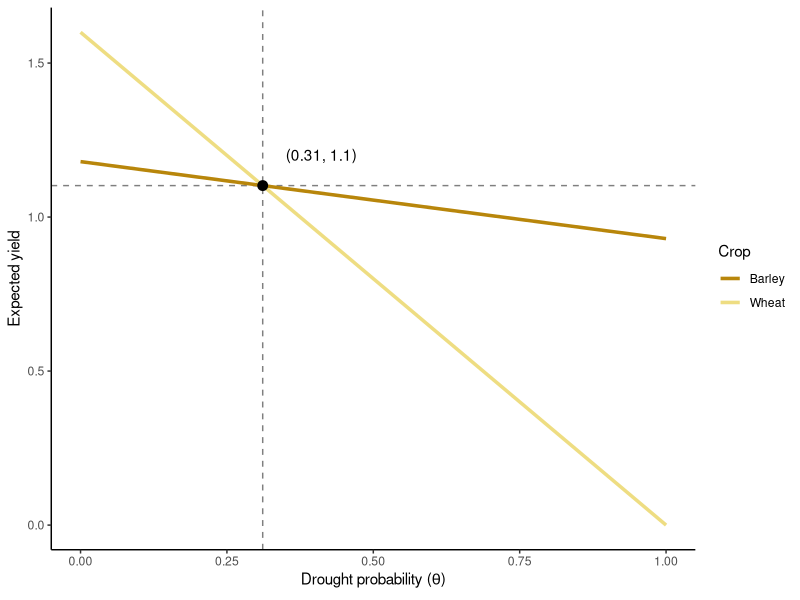

Here is the R script that generated this plot: (Note: this script raises an error after producing the figure.)
## ---- chunk 1
knitr::opts_chunk$set(echo = FALSE, cache = TRUE)
library(raster)
library(ncdf4)
library(tidyverse)
set.seed(1000)
## ---- chunk 2
wheat_dry <- 0
wheat_normal <- 1.6

barley_dry <- 0.93
barley_normal <- 1.18
## ---- chunk 3
expected_yield_wheat <- function(risk) {
  risk * wheat_dry + (1 - risk) * wheat_normal
}

expected_yield_barley <- function(risk) {
  risk * barley_dry + (1 - risk) * barley_normal
}

expected_yield <- function(risk) {
  expected_yield_wheat(risk) + expected_yield_barley(risk)
}

indiff <- tibble(risk = (barley_normal - wheat_normal) / (wheat_dry - wheat_normal - barley_dry + barley_normal),
                 yield = risk * wheat_dry + (1 - risk) * wheat_normal)
indiff_label <- paste0('(', round(indiff$risk, 2), ', ', round(indiff$yield, 2), ')')

tibble(risk = seq(0, 1, .1),
      Barley = expected_yield_barley(risk),
      Wheat = expected_yield_wheat(risk)) %>%
  gather(type, yield, Barley:Wheat) %>%
  ggplot(aes(risk, yield)) +
  geom_hline(yintercept = indiff$yield, linetype = 2, alpha = .5)+
  geom_vline(xintercept = indiff$risk, linetype = 2, alpha = .5) +
  geom_line(aes(color = type), size = 1.2) +
  geom_point(data = indiff, color = 'black', size = 3) +
  geom_text(data = indiff, label = indiff_label, nudge_x = 0.1, nudge_y = 0.1) +
  theme_classic() +
  scale_color_manual(name = 'Crop', values = c('darkgoldenrod', 'lightgoldenrod')) +
  labs(x = expression('Drought probability (' * theta * ')'), y = 'Expected yield')
## ---- chunk 4
konya <- matrix(c(32.5, 37.9), nrow = 1)
#konya <- matrix(c(33.5138, 36.2765), nrow = 1)
## ---- chunk 5
precc <- map(list.files('../Data/PRECC', full.names = TRUE)[-12],
             ~brick(.) %>%
               raster::extract(konya, df = TRUE) %>%
  select(-ID) %>%
  gather(time, precc)) %>%
  bind_rows()
precl <- map(list.files('../Data/PRECL', full.names = TRUE)[-12],
             ~brick(.) %>%
               raster::extract(konya, df = TRUE) %>%
  select(-ID) %>%
  gather(time, precl) ) %>%
  bind_rows()

sim_past <- left_join(precc, precl, by = 'time') %>%
  mutate(rainfall = (precc + precl) * 2.628e+9,
         year = rep(-10200:-5001, each = 12), # add hardcode dates instead of using ncdf time because of date shift with averaging period
         month = rep(1:12, times = 5200)) %>%
  select(-time, -precl, -precc) %>%
  mutate(water_year = if_else(month %in% 10:12, year + 1L, year)) %>% 
  filter(!(month %in% c(6:9))) %>%
  group_by(water_year) %>%
  add_tally() %>%
  filter(n == 8) %>%
  summarise(precip = sum(rainfall)) %>%
  mutate(drought = precip < 300)
## ---- chunk 6
sim_past %>%
  filter(between(water_year, -9500, -5500)) %>%
  mutate(time_step = ceiling(water_year / 50),
         year = time_step * 50) %>%
  group_by(year) %>%
  summarise(risk = sum(drought) / 50) %>%
  ggplot(aes(year, risk, fill = risk, color = risk)) +
  geom_hline(yintercept = indiff$risk, color = 'black', linetype = 2, size = 1) +
  geom_col()  +
  scale_fill_distiller(palette = 'YlOrRd', direction = 1) +
  scale_color_distiller(palette = 'YlOrRd', direction = 1)+
  theme_minimal() +
  labs(x = 'Years BP', y = 'Drought risk')  + theme(legend.position = "none")
## ---- chunk 7
prior <- function(m, n) {
  domain <- seq(0,1,0.005)
  val <- dbeta(domain, n * m, n * (1 - m))
  tibble('x' = domain, 'y' = val)
}

tibble(Age = seq(5, 50, 5),
       risk = 0.5) %>%
  mutate(belief = map2(risk, Age, ~prior(.x, .y))) %>%
  unnest(cols = c(belief)) %>%
  ggplot(aes(x, y)) +
  geom_line(aes(group = Age, color = Age), size = 1.2, alpha = .8) +
  scale_color_viridis_c(guide = 'legend') +
  labs(x = expression('Drought probability (' * theta * ')'), y = 'Density') +
  theme_classic()

tibble(alpha = c(15 * 0.2, 50 * 0.2, 15 * 0.2 + 25 * 0.4, 50 * 0.2 + 25 * 0.4),
       beta = c(15 * 0.8, 50 * 0.8, 15 * 0.8 + 25 * 0.6, 50 * 0.8 + 25 * 0.6),
       time = c('before', 'before', 'after', 'after'),
       age = c('young', 'old', 'young', 'old')) %>%
  mutate(belief = map2(alpha, beta, ~prior2(.x, .y))) %>%
  unnest(cols = c(belief)) %>%
  ggplot(aes(x, y)) +
  geom_line(aes(group = time, color = time), size = 1.2, alpha = .8) +
  scale_color_viridis_d(guide = 'legend') +
  facet_wrap(~age) +
  labs(x = expression('Drought probability (' * theta * ')'), y = 'Density') +
  theme_classic()
## ---- chunk 8
agents <- tibble(id = 1:150, 
                 alpha = 1.5,
                 beta = 1.5,
                 risk = alpha / (alpha + beta),
                 age = sample.int(80, size = 150, replace = TRUE),
                 crop = 'barley')
## ---- chunk 9
learn1 <- function(agents, drought) {
  if (drought == 'TRUE') wheat_yield <- wheat_dry; barley_yield <- barley_dry
  if (drought == 'FALSE') wheat_yield <- wheat_normal; barley_yield <- barley_normal

  agents %>%
    # farmer's turn to decide what to plant
      mutate(yield_exp = expected_yield(risk),
         barley_exp = expected_yield_barley(risk),
         wheat_exp = expected_yield_wheat(risk),
         expected_yield = barley_exp + wheat_exp,
         crop = case_when(barley_exp > wheat_exp ~ 'barley',
                              barley_exp < wheat_exp ~ 'wheat',
                              barley_exp == wheat_exp ~ 'either'),
         prediction = map2(alpha, beta, ~rbeta(100, .x, .y)), # sample 100 as if agent is thinking in percentages
         wheat_prop = map_dbl(prediction, ~sum(. < indiff$risk)) / 100) %>%
      select(-prediction) %>%
  # nature's turn to decide realized yields
    mutate(payoff = wheat_yield * wheat_prop + barley_yield * (1 - wheat_prop),
           alpha = drought + alpha,
           beta = beta + 1 - drought,
          # mu = alpha / (alpha + beta),
           risk = map2_dbl(alpha, beta, ~rbeta(1, .x, .y)))
}

learn2 <- function(agents, drought) {
  if (drought == 'TRUE') wheat_yield <- wheat_dry; barley_yield <- barley_dry
  if (drought == 'FALSE') wheat_yield <- wheat_normal; barley_yield <- barley_normal

  agents %>%
    # farmer's turn to decide what to plant
      mutate(yield_exp = expected_yield(risk),
         barley_exp = expected_yield_barley(risk),
         wheat_exp = expected_yield_wheat(risk),
         expected_yield = barley_exp + wheat_exp,
         crop = case_when(barley_exp > wheat_exp ~ 'barley',
                              barley_exp < wheat_exp ~ 'wheat',
                              barley_exp == wheat_exp ~ 'either'),
         prediction = map2(alpha, beta, ~rbeta(100, .x, .y)), # sample 100 as if agent is thinking in percentages
         wheat_prop = map_dbl(prediction, ~sum(. < indiff$risk)) / 100) %>%
      select(-prediction) %>%
  # nature's turn to decide realized yields
    mutate(payoff = wheat_yield * wheat_prop + barley_yield * (1 - wheat_prop),
           alpha = if_else(payoff < .5, 1, drought + alpha),
           beta = if_else(payoff < .5, 1, beta + 1 - drought),
          # mu = alpha / (alpha + beta),
           risk = map2_dbl(alpha, beta, ~rbeta(1, .x, .y)))
}

# or keep risk parameter constant and reduce the effective sample size, in other words keep the ratio of alpha to beta but decrease the absoulte value
## ---- chunk 10
prior2 <- function(a, b) {
  domain <- seq(0,1,0.005)
  val <- dbeta(domain, a, b)
  tibble('x' = domain, 'y' = val)
}

droughts <-   c(runif(40) < 0.2, runif(20) < 0.4, runif(40) < 0.2)
## ---- chunk 11
simulation1 <- accumulate(droughts, ~learn1(.x, .y), .init = agents) %>% 
  bind_rows(.id = 'time') %>%
  mutate(time = as.numeric(time)) %>%
  filter(time != 1)
## ---- chunk 12
test1 <- tibble(time = 1:100,
       exp1 = rep(0.2, 100),
       exp2 = rep(0.4, 100),
       exp3 = c(rep(0.2, )))

ggplot(simulation1, aes(time, risk)) +
  #geom_line(data = test1) +
  geom_point(alpha = .1) +
  geom_hline(yintercept = indiff$risk, color = 'red', linetype = 2) +
  geom_smooth(color = 'darkorange') +
  theme_classic()
## ---- chunk 13
ggplot(simulation2, aes(time, risk)) +
  geom_line(data = test1) +
  geom_point(alpha = .1) +
  geom_hline(yintercept = indiff$risk, color = 'red', linetype = 2) +
  theme_classic()

## ---- chunk 14
ggplot(simulation2, aes(time, risk)) +
  geom_point(alpha = .1) +
  geom_hline(yintercept = indiff$risk, color = 'red', linetype = 2) +
  theme_classic()
## ---- chunk 15
simulation1 %>%
  group_by(time, crop) %>%
  tally() %>%
ggplot(aes(time, n, fill = crop)) +
  geom_bar(width = 1, stat = 'identity', position = 'fill') +
  scale_fill_manual(values = c('darkgoldenrod', 'lightgoldenrod')) +
  theme_classic()
## ---- chunk 16
simulation2 %>%
  group_by(time, crop) %>%
  tally() %>%
ggplot(aes(time, n, fill = crop)) +
  geom_bar(width = 1, stat = 'identity', position = 'fill') +
  scale_fill_manual(values = c('darkgoldenrod', 'lightgoldenrod')) +
  theme_classic()
## ---- chunk 17
ggplot(simulation1, aes(time, wheat_prop)) +
  geom_point(alpha = .3) +
  theme_classic()

ggplot(simulation2, aes(time, wheat_prop)) +
  geom_point(alpha = .3) +
  theme_classic()
## ---- chunk 18
simulation1 %>%
  group_by(time) %>%
  summarise(famine = sum(payoff == 0)) %>%
ggplot(aes(time, famine)) +
  geom_line() +
  theme_classic()
simulation2 %>%
  group_by(time) %>%
  summarise(famine = sum(payoff == 0, na.rm = TRUE)) %>%
ggplot(aes(time, famine)) +
  geom_line() +
  theme_classic()
## ---- chunk 19
simulation1 %>%
  group_by(time) %>%
  summarise(payoff = mean(payoff)) %>%
ggplot(aes(time,payoff)) +
  geom_point(aes(color = time)) +
  theme_classic()

simulation2 %>%
  group_by(time) %>%
  summarise(payoff = mean(payoff, na.rm = TRUE)) %>%
ggplot(aes(time,payoff)) +
  geom_point(aes(color = time)) +
  theme_classic()
## ---- chunk 20
library(ggridges)
simulation1 %>%
  mutate(time_step = 5 * round(time/5),
         famine = payoff == 0) %>%
  ggplot(aes(wheat_prop, as.factor(time_step))) +
  geom_density_ridges(rel_min_height = 0.005) +
  theme_ridges()

simulation2 %>%
  mutate(time_step = 5 * round(time/5),
         famine = payoff == 0) %>%
  ggplot(aes(wheat_prop, as.factor(time_step))) +
  geom_density_ridges(rel_min_height = 0.005) +
  theme_ridges()
## ---- chunk 21
tibble(drought = droughts,
       barley = if_else(droughts == FALSE, barley_normal, barley_dry),
       wheat = if_else(droughts == FALSE, wheat_normal, wheat_dry),
       equal = (barley + wheat) / 2) %>%
  mutate(time = 1:n()) %>%
  gather(crop, yield, barley:equal) %>%
  ggplot(aes(time, yield, group = crop, color = crop)) +
  geom_point()
## ---- chunk 22
tibble(drought = droughts,
       barley = if_else(droughts == FALSE, barley_normal, barley_dry),
       wheat = if_else(droughts == FALSE, wheat_normal, wheat_dry),
       equal = (barley + wheat) / 2) %>%
  mutate(time = 1:n()) %>%
  gather(crop, yield, barley:equal) %>%
  mutate(famine = yield == 0) %>%
  ggplot(aes(time, famine, group = crop, color = crop)) +
  geom_line()
